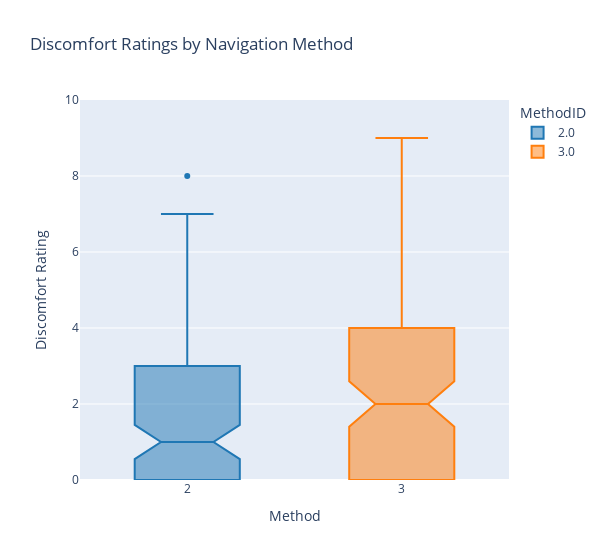

Notebook code cell kept with this figure:
### Code cell
discomfort_fig = px.box(discomfort_method, x='MethodID', y='Value', color='MethodID', title='Discomfort Ratings by Navigation Method', notched=True, color_discrete_sequence=px.colors.qualitative.D3)
discomfort_fig.update_yaxes(range=[0,10])
discomfort_fig.update_layout(
    xaxis_title='Method',
    yaxis_title='Discomfort Rating',
    width=600,
)
discomfort_fig.show()

### Figure 1 — Plotly figure (JSON) as saved in the notebook; plotly's stock layout.template omitted (floating-point values rounded to 4 significant figures)
{"data": [{"alignmentgroup": "True", "hovertemplate": "MethodID=%{x}<br>Value=%{y}<extra></extra>", "legendgroup": "2.0", "marker": {"color": "#1F77B4"}, "name": "2.0", "notched": true, "offsetgroup": "2.0", "orientation": "v", "showlegend": true, "type": "box", "x": [2, 2, 2, 2, 2, 2, 2, 2, 2, 2, 2, 2, 2, 2, 2, 2, 2, 2, 2, 2, 2, 2, 2, 2, 2, 2, 2, 2, 2, 2, 2, 2, 2, 2, 2, 2, 2, 2, 2, 2, 2, 2, 2, 2, 2, 2, 2, 2, 2, 2, 2, 2, 2, 2, 2, 2, 2, 2, 2, 2, 2, 2, 2, 2, 2, 2, 2, 2, 2, 2, 2, 2, 2, 2, 2, 2, 2, 2, 2, 2, 2, 2, 2, 2, 2, 2, 2, 2, 2, 2, 2, 2, 2, 2, 2, 2, 2, 2, 2, 2, 2, 2, 2, 2, 2, 2, 2, 2, 2, 2], "x0": " ", "xaxis": "x", "y": [2, 1, 2, 1, 2, 0, 0, 0, 0, 0, 4, 5, 5, 5, 5, 1, 2, 1, 0, 0, 4, 4, 5, 5, 4, 1, 1, 1, 0, 0, 1, 0, 0, 0, 0, 1, 3, 2, 1, 1, 3, 1, 1, 0, 0, 0, 0, 0, 0, 0, 2, 1, 0, 1, 0, 2, 1, 0, 0, 1, 2, 3, 4, 4, 5, 6, 7, 8, 6, 7, 1, 0, 1, 0, 1, 2, 1, 2, 2, 3, 3, 3, 3, 3, 2, 1, 2, 1, 0, 0, 1, 1, 0, 1, 1, 3, 3, 2, 4, 3, 4, 4, 5, 5, 5, 2, 1, 0, 0, 0], "y0": " ", "yaxis": "y"}, {"alignmentgroup": "True", "hovertemplate": "MethodID=%{x}<br>Value=%{y}<extra></extra>", "legendgroup": "3.0", "marker": {"color": "#FF7F0E"}, "name": "3.0", "notched": true, "offsetgroup": "3.0", "orientation": "v", "showlegend": true, "type": "box", "x": [3, 3, 3, 3, 3, 3, 3, 3, 3, 3, 3, 3, 3, 3, 3, 3, 3, 3, 3, 3, 3, 3, 3, 3, 3, 3, 3, 3, 3, 3, 3, 3, 3, 3, 3, 3, 3, 3, 3, 3, 3, 3, 3, 3, 3, 3, 3, 3, 3, 3, 3, 3, 3, 3, 3, 3, 3, 3, 3, 3, 3, 3, 3, 3, 3, 3, 3, 3, 3, 3, 3, 3, 3, 3, 3, 3, 3, 3, 3, 3, 3, 3, 3, 3, 3, 3, 3, 3, 3, 3, 3, 3, 3, 3, 3, 3, 3, 3, 3, 3, 3, 3, 3, 3, 3, 3, 3, 3, 3, 3], "x0": " ", "xaxis": "x", "y": [1, 1, 1, 2, 1, 1, 0, 0, 0, 0, 6, 5, 5, 6, 6, 2, 4, 1, 2, 1, 5, 5, 5, 5, 5, 0, 0, 0, 0, 0, 0, 0, 0, 0, 0, 2, 1, 2, 2, 3, 0, 0, 0, 0, 0, 0, 0, 0, 0, 0, 0, 0, 4, 5, 4, 1, 1, 2, 0, 0, 5, 4, 6, 5, 6, 7, 8, 8, 9, 6, 1, 2, 2, 3, 2, 2, 3, 3, 3, 4, 6, 4, 4, 5, 4, 1, 0, 1, 1, 1, 2, 2, 2, 1, 0, 3, 2, 2, 2, 3, 2, 2, 2, 2, 4, 3, 2, 1, 1, 1], "y0": " ", "yaxis": "y"}], "layout": {"boxmode": "overlay", "legend": {"title": {"text": "MethodID"}, "tracegroupgap": 0}, "title": {"text": "Discomfort Ratings by Navigation Method"}, "width": 600, "xaxis": {"anchor": "y", "categoryarray": [2, 3], "categoryorder": "array", "domain": [0, 1], "title": {"text": "Method"}}, "yaxis": {"anchor": "x", "domain": [0, 1], "range": [0, 10], "title": {"text": "Discomfort Rating"}}}}
